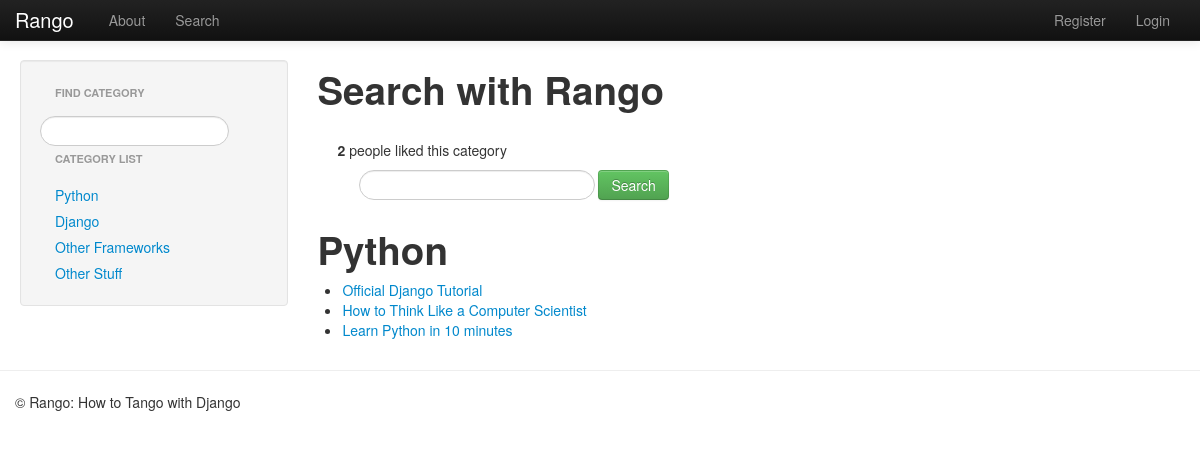
Page /rango/category/Python/ on the committed database.
### rango/models.py (models this page shows, shortened)
class Category(models.Model):
    name = models.CharField(max_length=128, unique=True)
    views = models.IntegerField(default=0)
    likes = models.IntegerField(default=0)

class Page(models.Model):
    category = models.ForeignKey(Category)
    title = models.CharField(max_length=128)
    url = models.URLField()
    views = models.IntegerField(default=0)

### rango/views.py (the view)
# urls.py: url(r'^category/(?P<category_name_url>\w+)/$', views.category, name='category'),
def category(request, category_name_url):
    context = RequestContext(request)
    category_name = decode_category_name(category_name_url)
    category_list = get_category_list()
    context_dict = {'category_name': category_name, 'categories': category_list,}
    if request.method == "POST":
        query = request.POST['query'].strip()
        if query:
            result_list = run_query(query)
            context_dict['result_list'] = result_list
    try:
        category = Category.objects.get(name=category_name)
        pages = Page.objects.filter(category=category)
        context_dict['category'] = category
        context_dict['pages'] = pages
        context_dict['category_name_url'] = category_name_url
    except Category.DoesNotExist:
        pass
    return render_to_response('rango/category.html', context_dict, context)

### rango/views.py (called while the page is built)
def encode_url(category_name):
    return category_name.replace(' ', '_')

def decode_category_name(category_name_url):
    return category_name_url.replace('_', ' ')

def get_category_list(max_results=0, starts_with=''):
    category_list = []
    if starts_with:
        category_list = Category.objects.filter(name__istartswith=starts_with)
    else:
        category_list = Category.objects.all()
    if max_results > 0:
        if len(category_list) > max_results:
            category_list = category_list[:max_results]
    for category in category_list:
        category.url = encode_url(category.name)
    return category_list

### templates/rango/category.html (shortened to what this page needs)
<!DOCTYPE html>
{% extends 'rango/base.html' %}
{% load static %}
    {% block body_block %}
        <h1>Search with Rango</h1>
        <br/>
        <div class="container-fluid">
            <p>
                <b id="like_count">{{ category.likes }}</b> people liked this category
            </p>
            <form class="form-signin span8" id="user_form" method="post" action="/rango/category/{{ category_name_url }}/">
                <input type="text" class="search-query" name="query" id="query" size="50" value=""/>
                <input class="btn btn-success" type="submit" name="submit" value="Search"/>
                <br/>
            </form>
        </div>
        <h1>{{ category_name }}</h1>
        {% include 'rango/page_list.html' %}
    {% endblock %}

### templates/rango/base.html (shortened to what this page needs)
{% load static %}
<!DOCTYPE html>
<html>
<head>
    <link href="{% static 'css/bootstrap-fluid-adj.css' %}" rel="stylesheet">
    <link href="{% static 'css/bootstrap.min.css' %}" rel="stylesheet" media="screen">
    <link href="{% static 'css/bootstrap-responsive.css' %}" rel="stylesheet">
</head>
<body>
    <div class="navbar navbar-inverse navbar-fixed-top">
        <div class="navbar-inner">
            <div class="container">
                <a class="brand" href="/rango/">Rango</a>
                <div class="nav-collapse collapse">
                    <ul class="nav pull-right">
                        {% if user.is_authenticated %}
                            <li class="navbar-link"><a href="/rango/user/{{ user.id }}">Welcome, {{ user.username }}</a></li>
                            <li><a href="/rango/logout/">Logout</a></li>
                        {% else %}
                            <li><a href="/rango/register/">Register</a></li>
                            <li><a href="/rango/login/">Login</a></li>
                        {% endif %}
                    </ul>
                    <ul class="nav">
                        <li><a href="/rango/about/">About</a></li>
                        <li><a href="/rango/search/">Search</a></li>
                    </ul>
                </div>
            </div>
        </div>
    </div>
    <div class="container-fluid">
        <div class="row-fluid">
            <div class="span3">
                <div class="well sidebar-nav">
                    <p class="nav-header">Find category</p>
                    <input class="search-query span10" type="text" name="suggestion" id="suggestion" value="">
                    <p class="nav-header">Category List</p>
                    <div id="cats">
                        {% include 'rango/category_list.html' %}
                    </div>
                </div>
            </div>
            <div class="span9">
                {% block body_block %}
                {% endblock %}
            </div>
        </div>
    </div>
    <hr>
<footer>
    <div class="container">
        <p>&copy; Rango: How to Tango with Django</p>
    </div>
</footer>
</body>
</html>

### templates/rango/category_list.html
{% if categories %}
    <ul class="nav nav-list">
    {% for category in categories %}
        <li><a href="/rango/category/{{ category.url }}">{{ category.name }}</a></li>
    {% endfor %}
    </ul>
{% else %}
    <strong>No categories at present</strong>
{% endif %}

### templates/rango/page_list.html
<div class="pages">
    {% if pages %}
        <ul>
            {% for page in pages %}
                <li><a href="/rango/goto/{{ page.id }}">{{ page.title }}</a></li>
            {% endfor %}
        </ul>
    {% else %}
        <strong>No pages currently in category {{ category_name }}.</strong>
    {% endif %}
</div>

### rows in the picture
Category: name "Python", likes "2"
Category: name "Django"
Category: name "Other Frameworks"
Category: name "Other Stuff"
Page: title "Official Django Tutorial"
Page: title "How to Think Like a Computer Scientist"
Page: title "Learn Python in 10 minutes"
